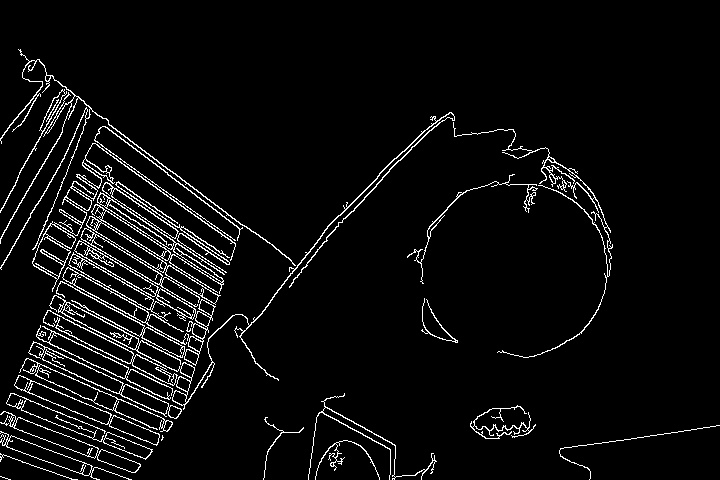
#> input picture test-images/canny_bubble.jpg, 720 x 480 px
$ python Trial2.py   (Python 2 division)
#> lines starting #> are read from the running program, lines starting #| are printed output that depends on the picture; after the words box and inside, x2 and y2 are one past the last pixel; in counts of white or black regions, pixels touching at a corner belong together
# Hack. :)
import site; site.addsitedir("/usr/local/lib/python2.7/site-packages")

import cv2
import numpy as np

img = cv2.imread('test-images/canny_bubble.jpg', 0)
#> img is the input picture: shape (480, 720); min 0, max 255, mean 12.4
# img = cv2.medianBlur(img,5)

blurry = cv2.GaussianBlur(img, (15, 15), 20)
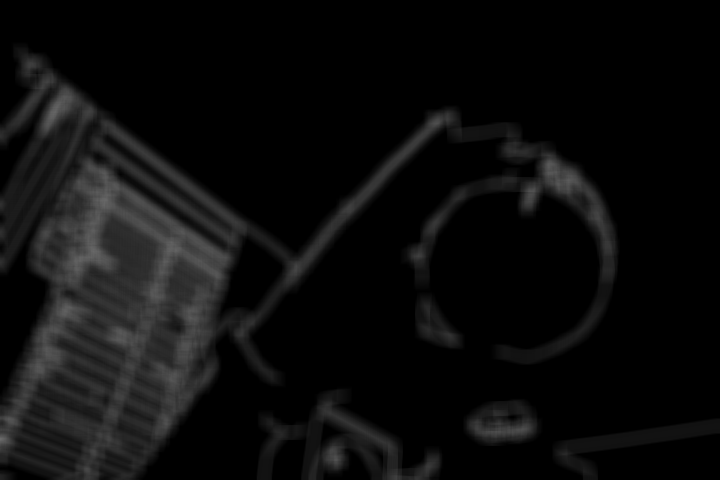
#> blurry: shape (480, 720); min 0, max 107, mean 12.4
cimg = cv2.cvtColor(img, cv2.COLOR_GRAY2BGR)

circles = cv2.HoughCircles(blurry,
                           cv2.HOUGH_GRADIENT,
                           1,
                           len(img[0])/5,
                           param1=50, param2=50, minRadius=10, maxRadius=len(img) / 3)
#> circles = [[120.5, 271.5, 94.5], [503.5, 270.5, 95.4]]

circles = np.uint16(np.around(circles))
#> circles = [[120, 272, 94], [504, 270, 95]]
for i in circles[0,:]:
    # draw the outer circle
    cv2.circle(cimg,(i[0],i[1]),i[2],(0,255,0),2)
    # draw the center of the circle
    cv2.circle(cimg,(i[0],i[1]),2,(0,0,255),3)
#> this loop made 2 passes
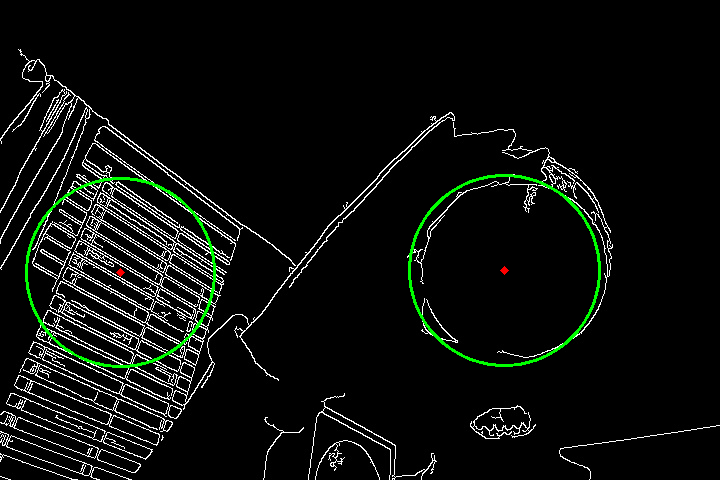
#> cimg: shape (480, 720, 3); 1.06% of pixels changed, all inside (x1, y1, x2, y2) = (25, 174, 601, 368)

cv2.imshow('detected circles',cimg)
cv2.waitKey(0)
cv2.destroyAllWindows()
